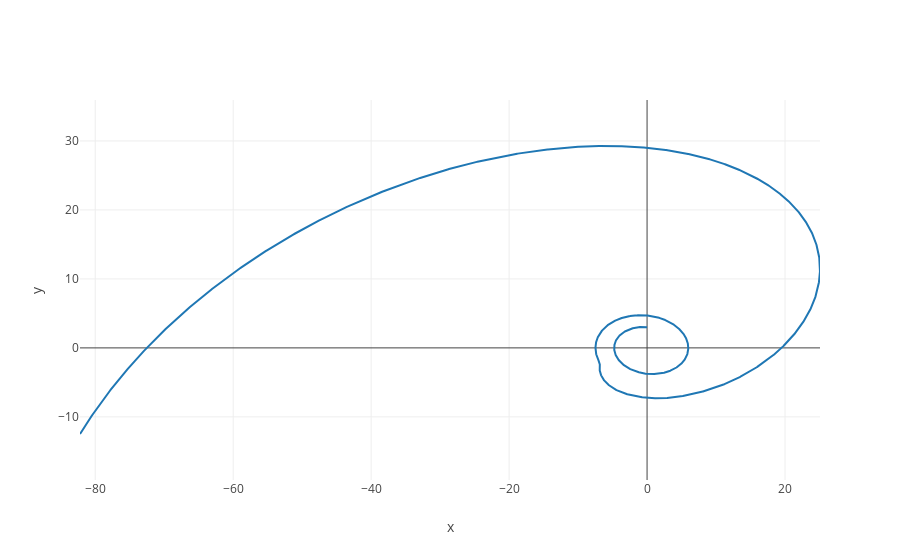

Write notebook code for a chart like this one.
### Code cell
x, y, z = roessler(0, 3.0, 0, K=0.9, tau=5.91679, N=10000, h=1e-3)

layout = go.Layout(
    xaxis=dict(title='x'),
    yaxis=dict(title='y', scaleanchor='x'),
    showlegend=False,
)

figure = go.Figure([
    go.Scatter(x=x, y=y, marker=dict(size=2)),
], layout)

py.iplot(figure)

### Figure 1 — Plotly figure (JSON) as saved in the notebook; plotly's stock layout.template omitted (floating-point values rounded to 4 significant figures; data arrays with more than 128 entries replaced by an {"elided": "..."} marker saying what was removed)
{"data": [{"marker": {"size": 2}, "type": "scatter", "uid": "48e57348-087c-4561-975e-d26e5569a01d", "x": {"elided": "10001 float values"}, "y": {"elided": "10001 float values"}}], "layout": {"showlegend": false, "xaxis": {"title": "x"}, "yaxis": {"scaleanchor": "x", "title": "y"}}}
